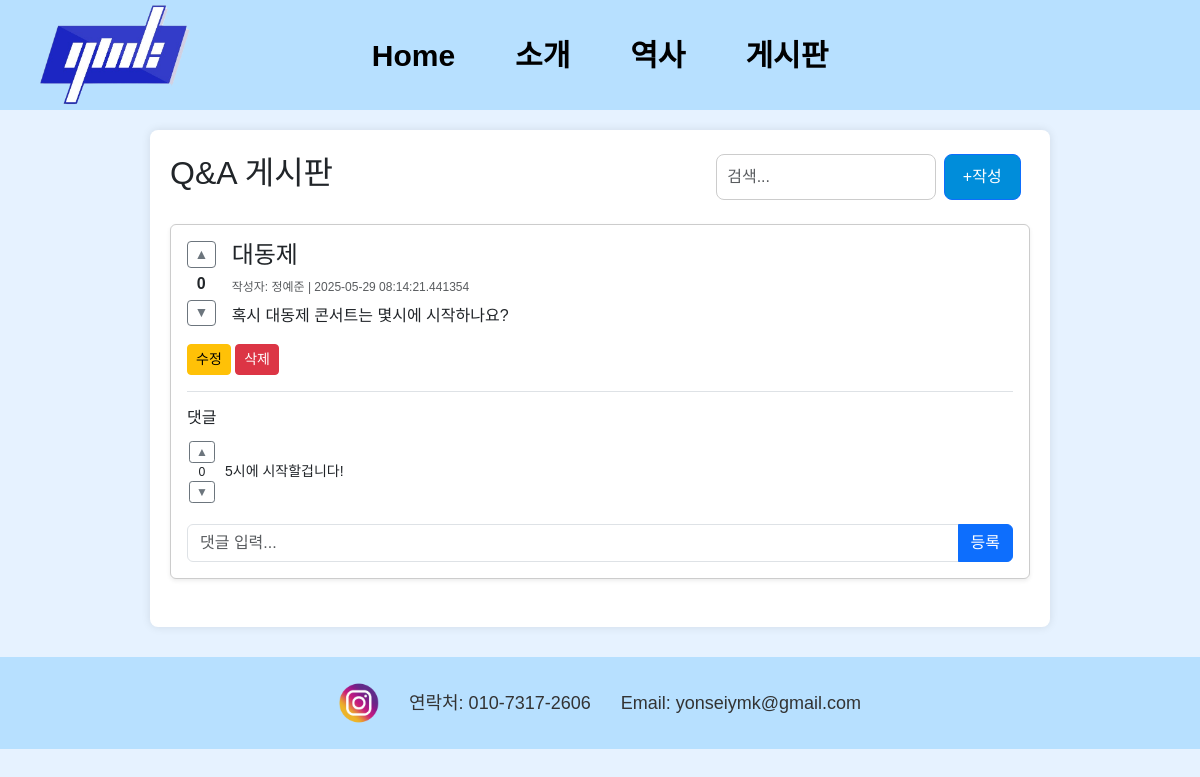
Before: /qna with the older database file.
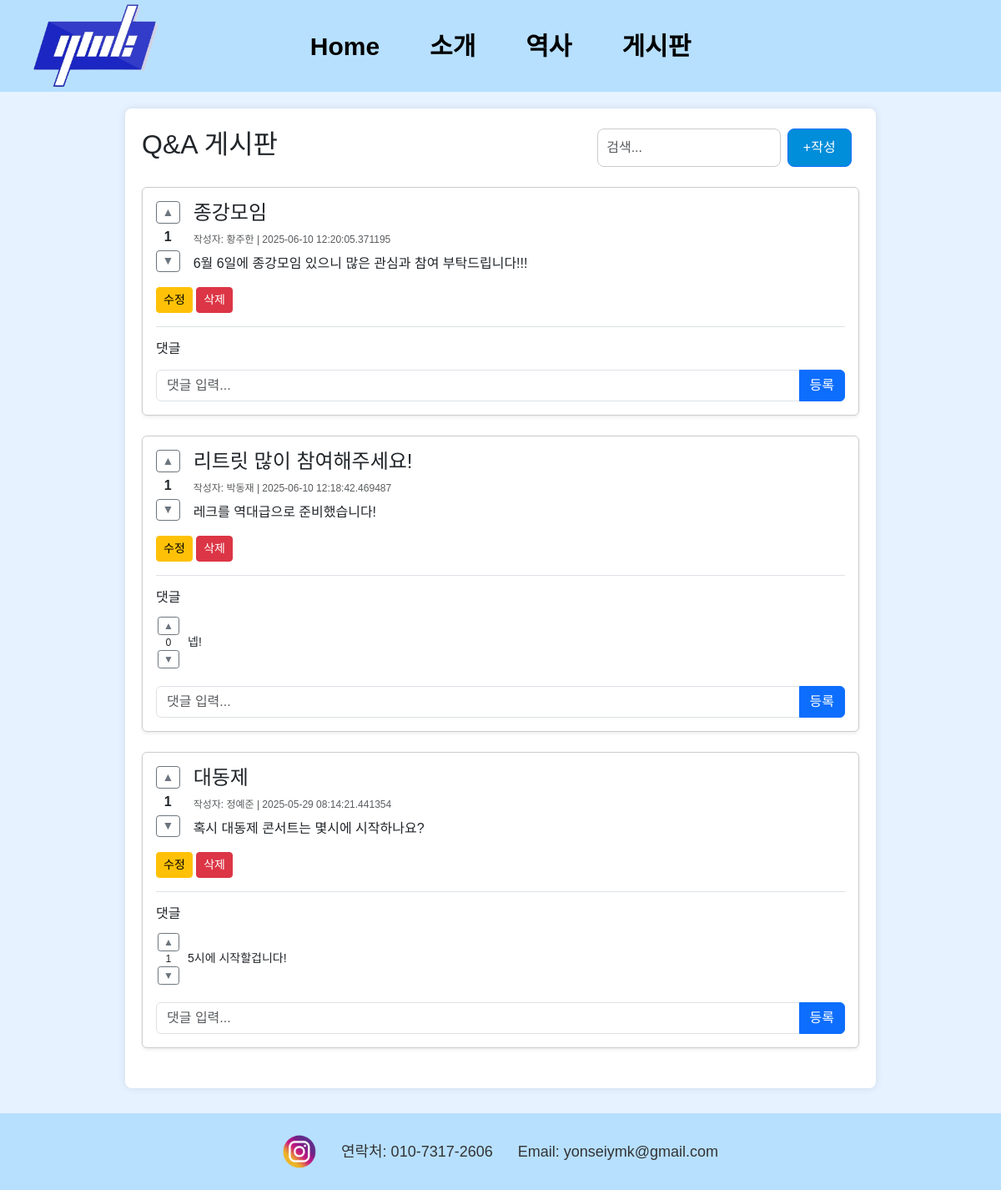
After: the same page with the newer database file.
### app.py (models this page shows)
class Post(db.Model):
    id = db.Column(db.Integer, primary_key=True)
    name = db.Column(db.String(50))
    title = db.Column(db.String(200))
    content = db.Column(db.Text)
    created_at = db.Column(db.DateTime, default=datetime.utcnow)
    password_hash = db.Column(db.String(128))  # 추가
    comments = db.relationship('Comment', backref='post', lazy=True, cascade="all, delete-orphan")
    votes = db.relationship('PostVote', backref='post', lazy=True, cascade="all, delete-orphan")
    @property
    def vote_count(self):
        return db.session.query(db.func.sum(PostVote.vote_type)).filter(
            PostVote.post_id == self.id
        ).scalar() or 0

class Comment(db.Model):
    id = db.Column(db.Integer, primary_key=True)
    content = db.Column(db.Text, nullable=False)
    post_id = db.Column(db.Integer, db.ForeignKey('post.id'), nullable=False)
    votes = db.relationship('CommentVote', backref='comment', lazy=True, cascade="all, delete-orphan")
    @property
    def vote_count(self):
        return db.session.query(db.func.sum(CommentVote.vote_type)).filter(
            CommentVote.comment_id == self.id
        ).scalar() or 0

### app.py (the view)
@app.route('/qna')
def qna():
    query = request.args.get('query', '')
    if query:
        posts = Post.query.filter(
            (Post.title.contains(query)) |
            (Post.content.contains(query)) |
            (Post.name.contains(query))
        ).order_by(Post.created_at.desc()).all()
    else:
        posts = Post.query.order_by(Post.created_at.desc()).all()
    return render_template('qna.html', posts=posts, query=query)

### templates/qna.html (shortened to what this page needs)
<!DOCTYPE html>
<html lang="ko">
<head>
  <link href="https://cdn.jsdelivr.net/npm/bootstrap@5.3.0/dist/css/bootstrap.min.css" rel="stylesheet">
  <link rel="stylesheet" href="/static/qna.css">
</head>
<body>
<header class="header">
  <div class="logo">
    <img src="../static/pictures/YMK%20로고.png" alt="YMK Logo" id="logoimg">
  </div>
  <nav class="navbar">
    <ul class="menu-bar">
      <li><a href="{{ url_for('home') }}">Home</a></li>
      <li><a href="{{ url_for('intro') }}">소개</a></li>
      <li><a href="{{ url_for('history') }}">역사</a></li>
      <li><a href="{{ url_for('qna') }}">게시판</a></li>
    </ul>
  </nav>
</header>
  <div class="main-content container py-4">
    <div class="top-bar d-flex justify-content-between align-items-center mb-4">
      <h2>Q&A 게시판</h2>
      <form class="d-flex" method="GET" action="{{ url_for('qna') }}">
        <input type="text" name="query" placeholder="검색..." class="form-control me-2" value="{{ query }}">
        <a href="{{ url_for('create_post') }}" class="btn btn-primary">+작성</a>
      </form>
    </div>
    <div id="postsContainer">
      {% for post in posts %}
      <div class="post mb-4 p-3 bg-white rounded shadow-sm">
        <div class="d-flex">
          <div class="vote-buttons me-3">
            <form method="POST" action="{{ url_for('vote_post', post_id=post.id, vote_type=1) }}">
              <button type="submit" class="vote-btn upvote btn btn-sm {% if post.votes|selectattr('session_id', 'equalto', session.get('session_id'))|selectattr('vote_type', 'equalto', 1)|list %}btn-success{% else %}btn-outline-secondary{% endif %}">▲</button>
            </form>
            <div class="vote-count text-center my-1 fw-bold">{{ post.vote_count }}</div>
            <form method="POST" action="{{ url_for('vote_post', post_id=post.id, vote_type=-1) }}">
              <button type="submit" class="vote-btn downvote btn btn-sm {% if post.votes|selectattr('session_id', 'equalto', session.get('session_id'))|selectattr('vote_type', 'equalto', -1)|list %}btn-danger{% else %}btn-outline-secondary{% endif %}">▼</button>
            </form>
          </div>
          <div class="flex-grow-1">
            <h4>{{ post.title }}</h4>
            <div class="meta text-muted mb-2">작성자: {{ post.name }} | {{ post.created_at }}</div>
            <div class="body mb-3">{{ post.content }}</div>
          </div>
        </div>
        <div class="actions mb-3">
          <a href="{{ url_for('verify', post_id=post.id) }}" class="btn btn-sm btn-warning">수정</a>
          <form method="POST" action="{{ url_for('delete_post', post_id=post.id) }}" style="display: inline;">
            <button type="submit" class="btn btn-sm btn-danger">삭제</button>
          </form>
        </div>
        <div class="comments border-top pt-3">
          <h6>댓글</h6>
          {% for comment in post.comments %}
          <div class="comment mb-2 d-flex align-items-center">
            <div class="comment-vote me-2 d-flex flex-column align-items-center">
              <form method="POST" action="{{ url_for('vote_comment', comment_id=comment.id, vote_type=1) }}" class="vote-form">
                <button type="submit" class="vote-btn upvote btn btn-xs {% if comment.votes|selectattr('session_id', 'equalto', session.get('session_id'))|selectattr('vote_type', 'equalto', 1)|list %}btn-success{% else %}btn-outline-secondary{% endif %}">▲</button>
              </form>
              <div class="vote-count small">{{ comment.vote_count }}</div>
              <form method="POST" action="{{ url_for('vote_comment', comment_id=comment.id, vote_type=-1) }}" class="vote-form">
                <button type="submit" class="vote-btn downvote btn btn-xs {% if comment.votes|selectattr('session_id', 'equalto', session.get('session_id'))|selectattr('vote_type', 'equalto', -1)|list %}btn-danger{% else %}btn-outline-secondary{% endif %}">▼</button>
              </form>
            </div>
            <div class="comment-content flex-grow-1">{{ comment.content }}</div>
          </div>
          {% endfor %}
          <form method="POST" action="{{ url_for('comment', post_id=post.id) }}" class="mt-3">
            <div class="input-group">
              <input type="text" name="comment" class="form-control" placeholder="댓글 입력...">
              <button type="submit" class="btn btn-primary">등록</button>
            </div>
          </form>
        </div>
      </div>
      {% else %}
      <div class="alert alert-info">게시글이 없습니다.</div>
      {% endfor %}
    </div>
  </div>
  <footer id="footer-wrap">
    <div class="footer">
      <ul class="sns">
        <li>
          <a href="https://www.instagram.com/ymkofficial/" target="_blank">
            <img alt="instagram" src="/static/pictures/foot-icon02.png">
          </a>
        </li>
        <li>연락처: 010-7317-2606</li>
        <li>Email: yonseiymk@gmail.com</li>
      </ul>
    </div>
  </footer>
</body>
</html>

### static/qna.css (style rules this page uses)
body { font-family: "Malgun Gothic ", "Apple SD Gothic Neo", "Noto Sans KR", sans-serif; font-optical-sizing: auto; font-weight: 400; background-color: #e6f2ff; font-style: normal; }
.header { display: flex; align-items: center; padding: 5px 40px; background-color: #B7E0FF; margin-bottom: 8px; }
.logo { flex: 0 0 auto; }
.logo img { height: 100px; width: 150px; }
.navbar { position: absolute; left: 50%; transform: translateX(-50%); }
.menu-bar { display: flex; list-style: none; gap: 20px; font-size: 30px; font-weight: bold; margin: 0; padding: 0; }
.menu-bar a { display: inline-block; padding: 10px 20px; border-radius: 10px; text-align: center; text-decoration: none; color: black; transition: background-color 0.3s, color 0.3s; }
.main-content { flex: 1; max-width: 900px; margin: 20px auto; padding: 20px; background-color: white; border-radius: 8px; box-shadow: 0 0 10px rgba(0,0,0,0.1); }
#footer-wrap { background-color: #B7E0FF !important; padding: 15px 0; width: 100%; margin-top: 30px; }
.footer { width: 100%; text-align: center; }
.footer .sns { list-style: none; margin: 0; padding: 10px; display: flex; justify-content: center; align-items: center; gap: 30px; flex-wrap: wrap; }
.footer .sns li { display: flex; align-items: center; gap: 8px; font-family: sans-serif; font-size: 18px; color: #333; }
.footer .sns img { width: 40px; height: auto; }
.top-bar input[type="text"] { width: 70%; padding: 10px; font-size: 16px; border-radius: 8px; border: 1px solid #ccc; }
.top-bar a { text-decoration: none; background-color: #008DDA; color: white; padding: 10px 18px; border-radius: 8px; font-size: 16px; }
.post { border: 1px solid #ccc; border-radius: 8px; background-color: white; }
.meta { font-size: 12px; color: #555; }
.comments { margin-top: 10px; border-top: 1px solid #ddd; padding-top: 10px; background-color: white; }
.comment { font-size: 14px; padding: 5px 0; }
.vote-buttons { display: flex; flex-direction: column; align-items: center; margin-right: 10px; }
.vote-btn { min-width: 25px; padding: 0.1rem 0.4rem; transition: all 0.2s ease; }
.vote-form { margin: 0; padding: 0; display: inline-block; }
.comment-vote { min-width: 30px; margin-right: 10px; }
.btn-xs { padding: 0.25rem 0.4rem; font-size: 0.75rem; line-height: 1; border-radius: 0.2rem; }

Changed rows visible on the page:
added Post: vote_count "1", title "종강모임", name "황주한", created_at "2025-06-10 12:20:05.371195", content "6월 6일에 종강모임 있으니 많은 관심과 참여 부탁드립니다!!!"
added Post: vote_count "1", title "리트릿 많이 참여해주세요!", name "박동재", created_at "2025-06-10 12:18:42.469487", content "레크를 역대급으로 준비했습니다!"
added Comment: vote_count "0", content "넵!", shown under "1"
computed for Post "대동제": vote_count "0" → "1"
computed for Comment "5시에 시작할겁니다!": vote_count "0" → "1"
